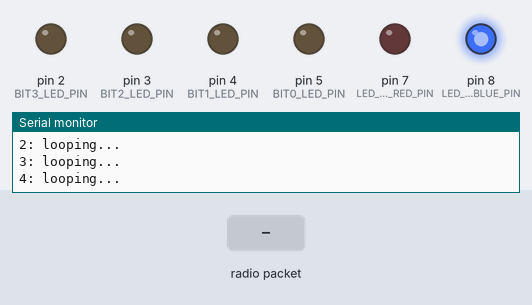
The sketch below on a simulated Arduino Uno, built with avr-gcc and run on an emulated ATmega328P. Parts: output pins drawn as LEDs (lit = HIGH), the last lines printed to the serial monitor. Inputs (shaded band) come from the test bench. No radio packets arrive unless stated.

Above: at 1.2 s.
1.3 s: radio packet "5" arrives
At 2.3 s:
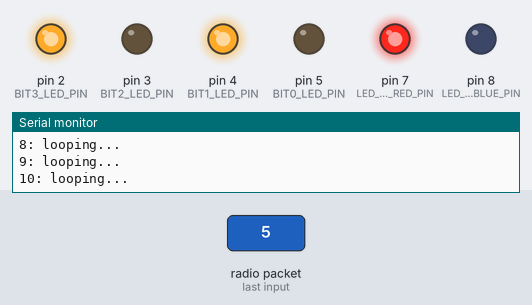
3.0 s: radio packet "90" arrives
At 3.5 s:
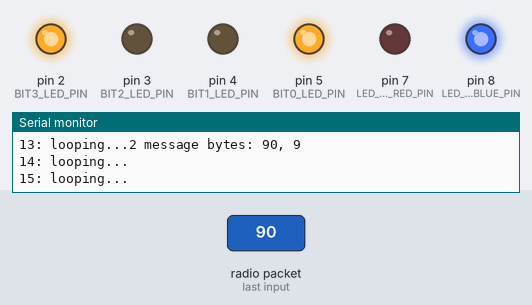
4.5 s: radio packet "200" arrives
At 5.9 s:
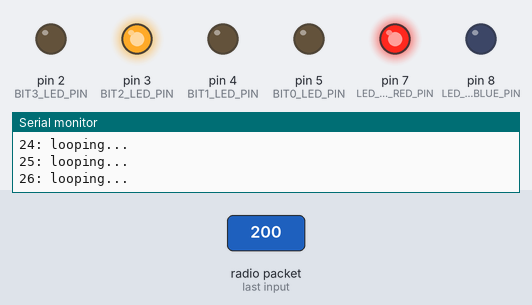
Timing chart, 0 to 7.5 s (numbered marks = the images above; inputs shaded):
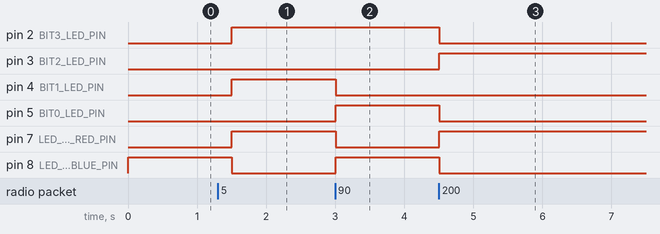

The sketch:

receiver.ino
```cpp
#include <RH_ASK.h>
#include "signs.h"

#define RADIO_DELAY_MS 5000

#define LED_COUNT 5
#define LED_PIN 6

uint8_t buflen;
uint8_t buf[RH_ASK_MAX_MESSAGE_LEN];
String str_out;

bool received = false;
bool toggle = false;
int i = 0;

//Only one pin is used - we don't want the other to confuse the library, so make it different
#define RX_PIN 12
#define TX_PIN 11

RH_ASK driver(2000, RX_PIN, TX_PIN);
#define RADIO_RETRY_DELAY_MS 250

// set to false when actually trying to receive
#define DEBUG false

void setup() {
  Serial.begin(9600); // debugging
  Serial.println("Hello, World! I'm a receiver");

  pinMode(LED_ADDON_RED_PIN, OUTPUT);
  pinMode(LED_ADDON_BLUE_PIN, OUTPUT);
  setup_led_write_pins();

  if (!driver.init()) {
    Serial.println("init failed");
  } else {
    Serial.println("initialized");
  }
}

void loop() {
  digitalWrite(LED_ADDON_RED_PIN, toggle ? HIGH : LOW);
  digitalWrite(LED_ADDON_BLUE_PIN, toggle ? LOW : HIGH);

  // Have to reset this on each iteration - this is an input / output parameter
  // at input time this is the size of the buffer we are willing to fill, then it is
  // reset to the size of the data block actually returned
  buflen = sizeof(buf);
  received = false;

  Serial.print(i++);
  Serial.print(": looping...");
  if (DEBUG) {
    // pretend we are receiving at the transmit rate
    delay(RADIO_DELAY_MS);
    received = true;
    buf[0] = '0' + (i % 4);
    buf[1] = 0;
    buflen = strlen(buf);
    str_out = String((char*)buf);
  }
  else if (driver.recv(buf, &buflen)) {
    // 0 byte messages are possible, but we want to ignore them
    if (buflen > 0) {
      received = true;
      // make sure buffer is null-terminated
      buf[buflen] = 0;
      str_out = String((char*)buf);
    } else {
      Serial.print(" empty");
    }
  } else {
   delay(RADIO_RETRY_DELAY_MS);
  }

  // What to do here needs to be in sync with what gets sent
  if (received) {
    Serial.print(buflen);
    Serial.print(" message bytes: ");
    Serial.print(str_out);
    if (buflen > 0) {
      Serial.print(", ");
      Serial.print(str_out[0] - '0');
      write_led_bits(str_out[0] - '0');
    }
    toggle = !toggle;
  }
 Serial.println("");
}
```

signs.h
```cpp
// Should make a library here, but use these across all four files)
#define LED_ADDON_RED_PIN 7
#define LED_ADDON_BLUE_PIN 8
#define LED_STRING_PIN 13

#define NUMBER_OF_BITS 4

#define BIT0_LED_PIN 5
#define BIT1_LED_PIN 4
#define BIT2_LED_PIN 3
#define BIT3_LED_PIN 2

#define BIT0_RADIO_PIN 2
#define BIT1_RADIO_PIN 3
#define BIT2_RADIO_PIN 4
#define BIT3_RADIO_PIN 5

#define BIT0 0b0001
#define BIT1 0b0010
#define BIT2 0b0100
#define BIT3 0b1000

setup_led_read_pins() {
  pinMode(BIT0_LED_PIN, INPUT);
  pinMode(BIT1_LED_PIN, INPUT);
  pinMode(BIT2_LED_PIN, INPUT);
  pinMode(BIT3_LED_PIN, INPUT);
}

setup_led_write_pins() {
  pinMode(BIT0_RADIO_PIN, OUTPUT);
  pinMode(BIT1_RADIO_PIN, OUTPUT);
  pinMode(BIT2_RADIO_PIN, OUTPUT);
  pinMode(BIT3_RADIO_PIN, OUTPUT);
}

void write_led_bits(int value) {

  digitalWrite(BIT0_RADIO_PIN, (value & BIT0) ? HIGH : LOW);
  digitalWrite(BIT1_RADIO_PIN, (value & BIT1) ? HIGH : LOW);
  digitalWrite(BIT2_RADIO_PIN, (value & BIT2) ? HIGH : LOW);
  digitalWrite(BIT3_RADIO_PIN, (value & BIT3) ? HIGH : LOW);
}

int read_led_bits() {
  int value = 0;

  // Add one bit at a time
  value += digitalRead(BIT0_LED_PIN) << 0;
  value += digitalRead(BIT1_LED_PIN) << 1;
  value += digitalRead(BIT2_LED_PIN) << 2;
  value += digitalRead(BIT3_LED_PIN) << 3;

  return value;
}

#ifdef ADAFRUIT_NEOPIXEL_H

void colorWipe(uint8_t r, uint8_t g, uint8_t b, uint8_t w);
void chase(uint8_t r, uint8_t g, uint8_t b, uint8_t w, uint8_t wait);
void chaseRainbow(uint8_t wait);
uint32_t Wheel(byte WheelPos);


void colorWipe(uint8_t r, uint8_t g, uint8_t b, uint8_t w) {
  for (int i = 0; i < strip.numPixels(); i++) {
    strip.setPixelColor(i, r, g, b, w);
  }
}

void chase(uint8_t r, uint8_t g, uint8_t b, uint8_t w, uint8_t wait) {
  for (int j = 0; j < 10; j++) {
    for (int q = 0; q < 3; q++) {
      for (uint16_t i = 0; i < strip.numPixels(); i = i + 3) {
        strip.setPixelColor(i + q, r, g, b, w);
      }
      strip.show();

      delay(wait);

      for (uint16_t i = 0; i < strip.numPixels(); i = i + 3) {
        strip.setPixelColor(i + q, 0);
      }
    }
  }
}

void chaseRainbow(uint8_t wait) {
  for (int j = 0; j < 256; j++) {
    for (int q = 0; q < 3; q++) {
      for (uint16_t i = 0; i < strip.numPixels(); i = i + 3) {
        strip.setPixelColor(i + q, Wheel((i + j) % 255));
      }
      strip.show();

      delay(wait);

      for (int i = 0; i < strip.numPixels(); i = i + 3) {
        strip.setPixelColor(i + q, 0);
      }
    }
  }
}

uint32_t Wheel(byte WheelPos) {
  WheelPos = 255 - WheelPos;
  if (WheelPos < 85) {
    return strip.Color(255 - WheelPos * 3, 0, WheelPos * 3);
  }
  if (WheelPos < 170) {
    WheelPos -= 85;
    return strip.Color(0, WheelPos * 3, 255 - WheelPos * 3);
  }
  WheelPos -= 170;
  return strip.Color(WheelPos * 3, 255 - WheelPos * 3, 0);
}

#endif
```

Measured:
- after the input at 1.3 s, pin 2 (BIT3_LED_PIN), pin 4 (BIT1_LED_PIN), pin 7 (LED_ADDON_RED_PIN): LOW → HIGH after 0.20 s; pin 8 (LED_ADDON_BLUE_PIN): HIGH → LOW after 0.20 s
- after the input at 3.0 s, pin 4 (BIT1_LED_PIN), pin 7 (LED_ADDON_RED_PIN): HIGH → LOW at once; pin 5 (BIT0_LED_PIN), pin 8 (LED_ADDON_BLUE_PIN): LOW → HIGH at once
- after the input at 4.5 s, pin 2 (BIT3_LED_PIN), pin 5 (BIT0_LED_PIN), pin 8 (LED_ADDON_BLUE_PIN): HIGH → LOW at once; pin 3 (BIT2_LED_PIN), pin 7 (LED_ADDON_RED_PIN): LOW → HIGH at once
